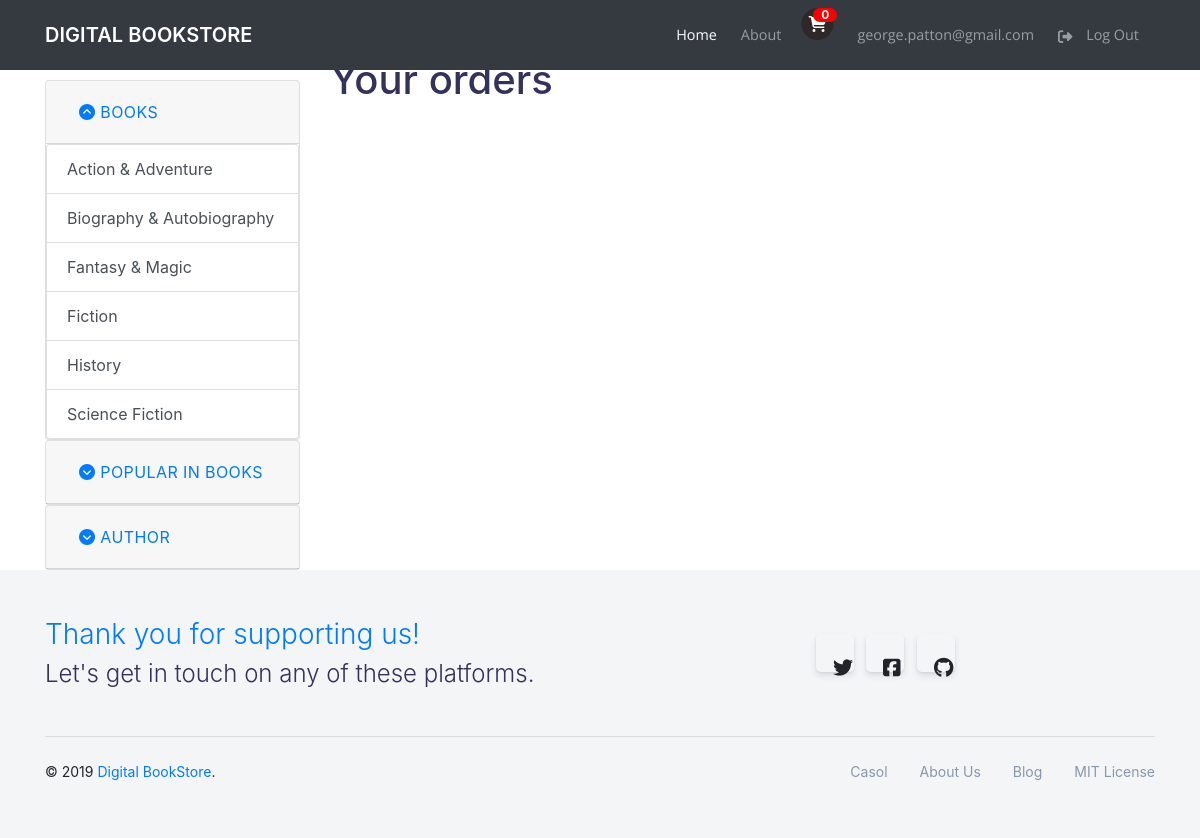
The app's page /orders/ordered/ (signed in), older data.
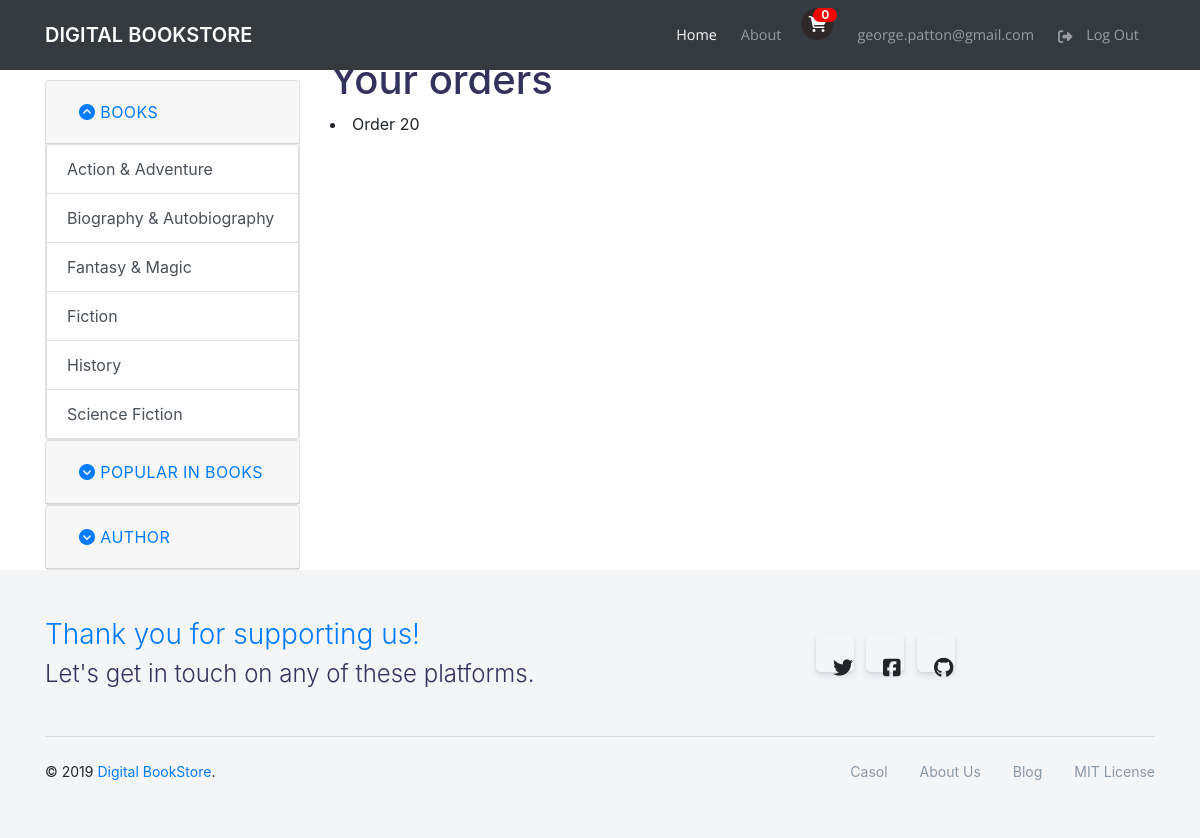
The same page, newer data.
### catalog/models.py (models this page shows)
class Genre(models.Model):
    category = models.CharField(max_length=200, help_text='Enter a book genre')
    slug = models.SlugField(max_length=200, help_text='A slug is a short label, used in URLs')
    class Meta:
        ordering = ['category']
    def __str__(self):
        return self.category

### orders/models.py (models this page shows, shortened)
class Order(models.Model):
    user = models.ForeignKey(User, on_delete=models.CASCADE)
    order_first_name = models.CharField(max_length=100)
    order_last_name = models.CharField(max_length=100)
    address = models.CharField(max_length=150)
    address2 = models.CharField(max_length=150, blank=True)
    postal_code = models.CharField(max_length=16)
    city = models.CharField(max_length=100)
    state = models.CharField(max_length=100)
    comment = models.CharField(max_length=250, blank=True)
    phone_number = models.CharField(max_length=12)
    created = models.DateTimeField(auto_now_add=True)
    updated = models.DateTimeField(auto_now=True)
    paid = models.BooleanField(default=False)
    class Meta:
        ordering = ('-created',)
    def __str__(self):
        return 'Order {}'.format(self.id)

### orders/views.py (the view)
# urls.py: path('ordered/', views.user_orders, name='user_orders'),
@login_required
def user_orders(request):
    user_order = Order.objects.filter(user=User.objects.get(email=request.user))
    return render(
                request,
                'orders/created.html',
                {
                    'user_order': user_order
                }
            )

### cart/cart.py (called while the page is built)
    def __len__(self):
        return sum(item['quantity'] for item in self.cart.values())

### cart/context_processors.py (called while the page is built)
def cart(request):
    return {'cart': Cart(request)}

### catalog/models.py (called while the page is built)
    def get_absolute_url(self):
        return reverse('catalog:author_detail', args=[str(self.id), self.slug])

    def __str__(self):
        return f'{self.first_name} {self.last_name}'

### catalog/templatetags/sidebar_tags.py (called while the page is built)
@register.inclusion_tag('catalog/sidebar.html')
def sidebar():
    genres = Genre.objects.all()
    authors = Author.objects.all()
    return {'genres': genres,
            'authors':authors}

### users/models.py (called while the page is built)
    def __str__(self):
        return self.email

### orders/templates/orders/created.html (shortened to what this page needs)
{% extends "catalog/home.html" %}
{% block content %}
<div class="col-lg-9">
    <h1>Your orders</h1>
    {% for order in user_order %}
        <li>{{order}}</li>
    {% endfor %}
</div>
{% endblock %}

### catalog/templates/catalog/sidebar.html (shortened to what this page needs)
<div class="col-lg-3">
        <div id="accordion">
            <div class="card">
            <div class="card-header" id="headingOne">
                <h5 class="mb-0">
                <button class="btn btn-link" data-toggle="collapse" data-target="#collapseOne" aria-expanded="true" aria-controls="collapseOne">               <i class="fa" aria-hidden="true"></i>
                    Books
                </button>
                </h5>
            </div>
            <div id="collapseOne" class="collapse show" aria-labelledby="headingOne" data-parent="#accordion">
                    <div class="list-group">
                        {% for genre in genres %}
                        <a href="#" class="list-group-item list-group-item-action">{{genre}}</a>
                        {% endfor %}
                    </div>
            </div>
            </div>
            <div class="card">
            <div class="card-header" id="headingTwo">
                <h5 class="mb-0">
                <button class="btn btn-link collapsed" data-toggle="collapse" data-target="#collapseTwo" aria-expanded="false" aria-controls="collapseTwo">
                    <i class="fa" aria-hidden="true"></i>
                    Popular in Books
                </button>
                </h5>
            </div>
            </div>
            <div class="card">
            <div class="card-header" id="headingThree">
                <h5 class="mb-0">
                <button class="btn btn-link collapsed" data-toggle="collapse" data-target="#collapseThree" aria-expanded="false" aria-controls="collapseThree">
                    <i class="fa" aria-hidden="true"></i>
                    Author
                </button>
                </h5>
            </div>
            </div>
        </div>
</div>

Row changes from the older to the newer data that the page shows:
added Order: id "Order 20"
